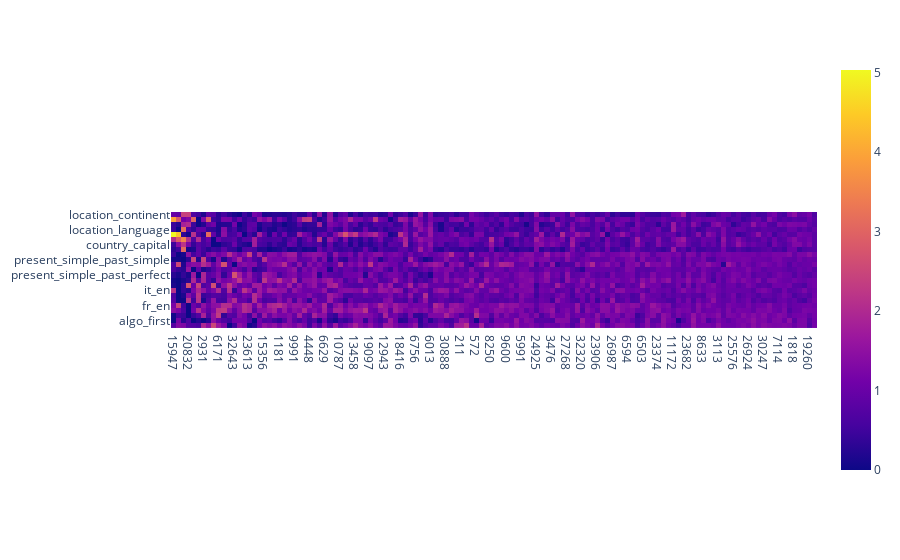

Here is the notebook cell this chart was saved with:
### Code cell
import plotly.express as px
import pandas as pd
import numpy as np

normalized_losses = {}

drop_features = [22113]
drop_ids = [features.index(feature) for feature in drop_features]

features_dropped = [feature for feature in features if feature not in drop_features]

for task_name, losses in negative_task_losses.items():
    base_loss = losses[1]
    losses = [x[0].tolist() for x in losses[0]]
    losses = np.array(losses)
    losses = np.delete(losses, drop_ids)

    losses = losses - base_loss[0]
    
    max_loss = np.max(losses)
    min_loss = np.min(losses)

    losses = (losses - min_loss) / (max_loss - min_loss)
    
    # mean_loss = np.mean(losses - base_loss)

    # base_acc = losses[1][1]

    # accs = [base_acc - loss[1] for loss in losses[0]]
    normalized_losses[task_name] = losses


heatmap = np.zeros((len(task_names), len(features_dropped)))

for i, task_name in enumerate(task_names):
    for j, feature in enumerate(features_dropped):
        heatmap[i, j] = normalized_losses[task_name][j]

heatmap /= np.mean(heatmap, axis=0, keepdims=True)



# heatmap = np.where(heatmap > 0, np.log(heatmap), -10)
# heatmap[np.isnan(heatmap)] = np.min(heatmap[np.isfinite(heatmap)])
# heatmap[np.isinf(heatmap)] = np.max(heatmap[np.isfinite(heatmap)])

# heatmap = np.clip(heatmap, -5, 5)

std_heatmap = np.std(heatmap, axis=0)

sorted_idx = np.argsort(-std_heatmap)

heatmap = heatmap[:, sorted_idx]

labels = [str(features_dropped[x]) for x in sorted_idx]

fig = px.imshow(heatmap, x=labels, y=task_names)

fig.show()

### Figure 1 — Plotly figure (JSON) as saved in the notebook; plotly's stock layout.template omitted (floating-point values rounded to 4 significant figures; data arrays with more than 128 entries replaced by an {"elided": "..."} marker saying what was removed)
{"data": [{"coloraxis": "coloraxis", "hovertemplate": "x: %{x}<br>y: %{y}<br>color: %{z}<extra></extra>", "name": "0", "type": "heatmap", "x": ["15947", "6765", "2992", "20832", "15554", "18840", "2931", "6413", "7106", "6171", "30618", "25056", "32643", "14086", "19515", "23613", "29934", "32417", "15356", "3757", "2939", "1181", "19592", "27832", "9991", "8508", "12606", "4448", "19363", "7967", "6629", "16340", "7714", "10787", "18285", "4370", "13458", "18218", "6108", "19097", "9790", "9178", "12943", "25474", "25712", "18416", "17636", "25759", "6756", "27270", "18400", "6013", "8125", "16016", "30888", "16415", "16490", "211", "9782", "25534", "572", "3382", "22136", "8250", "16313", "26331", "9600", "10720", "30814", "5991", "14612", "24993", "24925", "5392", "16996", "3476", "22906", "26127", "27268", "850", "24206", "32320", "16671", "11618", "23906", "7491", "11491", "26987", "26594", "27401", "6594", "2930", "7578", "6503", "29144", "5579", "23374", "5633", "25878", "11172", "18803", "23514", "23682", "17761", "22199", "8633", "31620", "23312", "3113", "9662", "7739", "25576", "11173", "20805", "26924", "10633", "9488", "30247", "23436", "2914", "7114", "1878", "1830", "1818", "6780", "2539", "19260", "19112"], "xaxis": "x", "y": ["location_continent", "football_player_position", "location_religion", "location_language", "person_profession", "location_country", "country_capital", "person_language", "singular_plural", "present_simple_past_simple", "antonyms", "plural_singular", "present_simple_past_perfect", "present_simple_gerund", "en_it", "it_en", "en_fr", "en_es", "fr_en", "es_en", "algo_last", "algo_first", "algo_second"], "yaxis": "y", "z": {"elided": "23x128 float values"}}], "layout": {"coloraxis": {"colorscale": [[0, "#0d0887"], [0.1111, "#46039f"], [0.2222, "#7201a8"], [0.3333, "#9c179e"], [0.4444, "#bd3786"], [0.5556, "#d8576b"], [0.6667, "#ed7953"], [0.7778, "#fb9f3a"], [0.8889, "#fdca26"], [1, "#f0f921"]]}, "margin": {"t": 60}, "xaxis": {"anchor": "y", "constrain": "domain", "domain": [0, 1], "scaleanchor": "y"}, "yaxis": {"anchor": "x", "autorange": "reversed", "constrain": "domain", "domain": [0, 1]}}}
